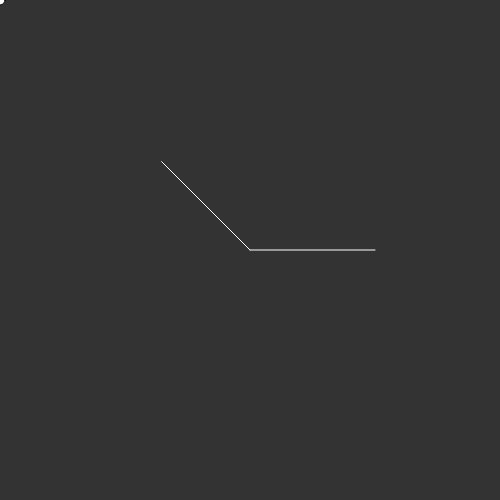
Frame 1 (no input)
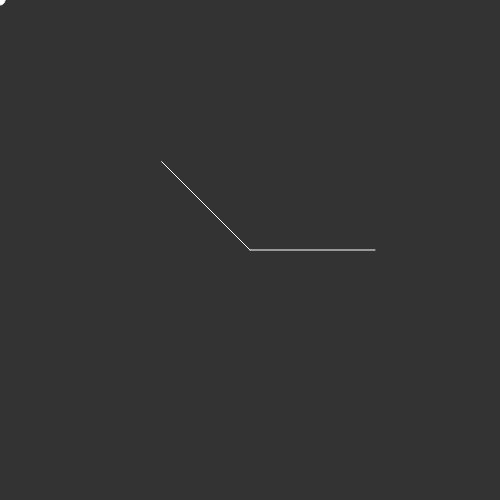
Frame 60 (no input)
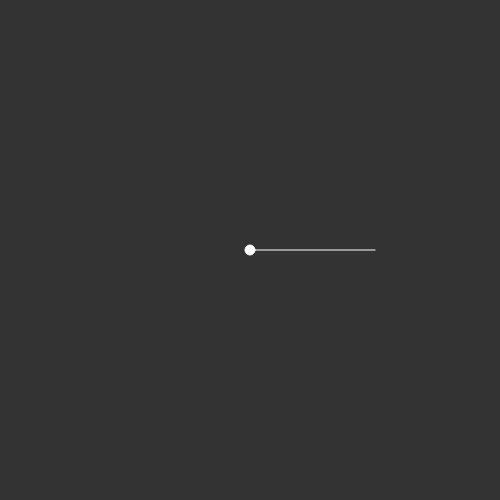
Frame 120 (the mouse pressed at the canvas centre since frame 60)

The p5.js sketch that drew these frames (run headless with seeded random() and noise() and a simulated clock; from frame 60 on, the mouse is pressed at the canvas centre):

// p5.js sketch
// ── sketch.js
var compass;
var mouseLoc;

function setup(){
  createCanvas(500, 500);
  compass = new Compass(width / 2, height / 2);
}

function draw(){
  background(51);

  mouseLoc = createVector(mouseX, mouseY);

  ellipse(mouseLoc.x, mouseLoc.y, 10, 10);

  compass.show();
}

function Compass(x, y){
  this.pos = createVector(x, y);
  this.r = width / 4;

  this.update = function(){
  }

  this.show = function(){
    stroke(255);
    line(this.pos.x, this.pos.y, this.pos.x + this.r, this.pos.y);

    let dir = p5.Vector.sub(mouseLoc, this.pos); //find the direction vector towards mouseLoc from this.pos
    dir.normalize();
    dir.mult(this.r);
    //two lines above are the same as just "dir.setMag(this.r);"

    let heading = createVector(this.r, 0); //angle with respect to WHAT vector?
                                        //In other words, what's the "heading" direction/vector
                                        //NOTE: location of the heading vector or its length is not taken into consideration
    let angle = Compass.angleBetween(dir, heading);
    console.log(floor(map(angle, 0, PI, 0, 180)) + " degrees");


    line(this.pos.x, this.pos.y, this.pos.x + dir.x, this.pos.y + dir.y);
  }

  Compass.angleBetween = function(compassVec, mouseVec){
    //A * B = Ax * Bx + Ay * By = |A| * |B| * cos(theta)

    let dotProduct = compassVec.x * mouseVec.x + compassVec.y * mouseVec.y; //a.dot(b)
    let magA = compassVec.mag();
    let magB = mouseVec.mag();

    let theta = acos(dotProduct / (magA * magB));

    return theta;
  }
}
